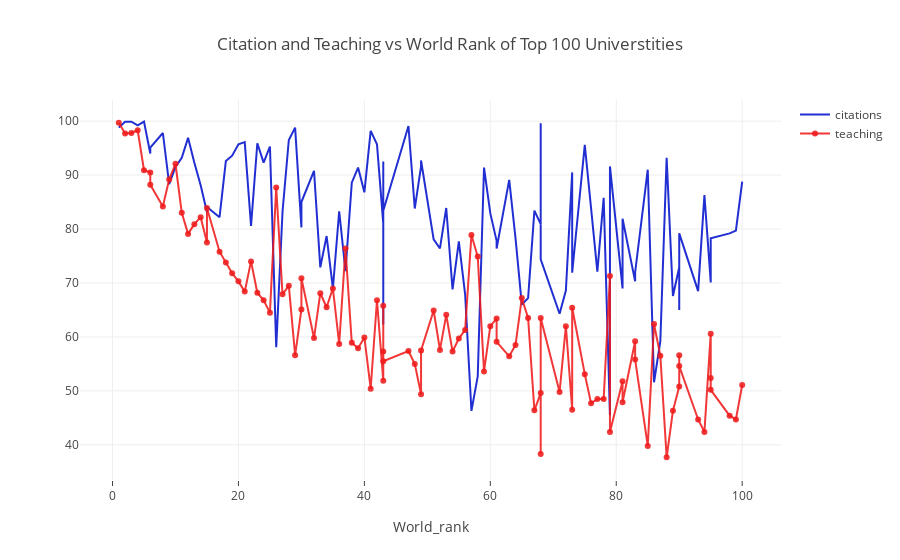

This figure's notebook cell:
### Markdown cell above
**Basic Scatter Plot**

### Code cell
#Modes are of 3 types:lines,markers,text.One combination of mode can be lines+markers
trace1=go.Scatter(x=df['world_rank'],y=df.citations,mode='lines',name='citations',
                  marker=dict(color='rgba(0,17,204,0.87)'),
                text=df.university_name )
trace2=go.Scatter(x=df['world_rank'],y=df.teaching,mode='lines+markers',name='teaching',
                 marker=dict(color='rgba(239, 26, 26, 0.87)'),
                text=df.university_name )
data=[trace1,trace2]
layout=dict(title='Citation and Teaching vs World Rank of Top 100 Universtities',
           xaxis=dict(title='World_rank',ticklen=5,zeroline=False))
fig=dict(data=data,layout=layout)
iplot(fig)

### Figure 1 — Plotly figure (JSON) as saved in the notebook; plotly's stock layout.template omitted (floating-point values rounded to 4 significant figures)
{"data": [{"marker": {"color": "rgba(0,17,204,0.87)"}, "mode": "lines", "name": "citations", "text": ["Harvard University", "California Institute of Technology", "Massachusetts Institute of Technology", "Stanford University", "Princeton University", "University of Cambridge", "University of Oxford", "University of California, Berkeley", "Imperial College London", "Yale University", "University of California, Los Angeles", "University of Chicago", "Johns Hopkins University", "Cornell University", "ETH Zurich – Swiss Federal Institute of Technology Zurich", "University of Michigan", "University of Toronto", "Columbia University", "University of Pennsylvania", "Carnegie Mellon University", "University of Hong Kong", "University College London", "University of Washington", "Duke University", "Northwestern University", "University of Tokyo", "Georgia Institute of Technology", "Pohang University of Science and Technology", "University of California, Santa Barbara", "University of British Columbia", "University of North Carolina at Chapel Hill", "University of California, San Diego", "University of Illinois at Urbana-Champaign", "National University of Singapore", "McGill University", "University of Melbourne", "Peking University", "Washington University in St Louis", "École Polytechnique", "University of Edinburgh", "Hong Kong University of Science and Technology", "École Normale Supérieure", "Australian National University", "Karolinska Institute", "University of Göttingen", "University of Wisconsin", "Rice University", "École Polytechnique Fédérale de Lausanne", "University of California, Irvine", "University of Science and Technology of China", "Vanderbilt University", "University of Minnesota", "Tufts University", "University of California, Davis", "Brown University", "University of Massachusetts", "Kyoto University", "Tsinghua University", "Boston University", "New York University", "Emory University", "LMU Munich", "University of Notre Dame", "University of Pittsburgh", "Case Western Reserve University", "Ohio State University", "University of Colorado Boulder", "University of Bristol", "University of California, Santa Cruz", "Yeshiva University", "University of Sydney", "University of Virginia", "University of Adelaide", "University of Southern California", "William & Mary", "Trinity College Dublin", "King’s College London", "Stony Brook University", "Korea Advanced Institute of Science and Technology (KAIST)", "University of Sussex", "The University of Queensland", "University of York", "Heidelberg University", "University of Utah", "Durham University", "London School of Economics and Political Science", "University of Manchester", "Royal Holloway, University of London", "Lund University", "University of Southampton", "University of Zurich", "Wake Forest University", "McMaster University", "University College Dublin", "George Washington University", "University of Arizona", "University of Basel", "University of Maryland, College Park", "Dartmouth College", "École Normale Supérieure de Lyon"], "type": "scatter", "uid": "ddc23bac-5cab-436a-88fb-f2b22cd6d309", "x": ["1", "2", "3", "4", "5", "6", "6", "8", "9", "10", "11", "12", "13", "14", "15", "15", "17", "18", "19", "20", "21", "22", "23", "24", "25", "26", "27", "28", "29", "30", "30", "32", "33", "34", "35", "36", "37", "38", "39", "40", "41", "42", "43", "43", "43", "43", "47", "48", "49", "49", "51", "52", "53", "54", "55", "56", "57", "58", "59", "60", "61", "61", "63", "64", "65", "66", "67", "68", "68", "68", "71", "72", "73", "73", "75", "76", "77", "78", "79", "79", "81", "81", "83", "83", "85", "86", "87", "88", "89", "90", "90", "90", "93", "94", "95", "95", "95", "98", "99", "100"], "y": [98.8, 99.9, 99.9, 99.2, 99.9, 94, 95.1, 97.8, 88.3, 91.5, 93.2, 96.9, 92.3, 88.1, 83.1, 84.1, 82.2, 92.6, 93.6, 95.7, 96.1, 80.6, 95.9, 92.3, 95.3, 58.1, 83.2, 96.5, 98.8, 80.3, 85, 90.8, 72.9, 78.7, 69, 83.3, 72.2, 88.6, 91.4, 86.8, 98.2, 95.7, 81, 62.3, 92.5, 83.4, 99.1, 83.8, 91.6, 92.7, 78.1, 76.4, 83.9, 68.8, 77.7, 67.9, 46.3, 52.7, 91.4, 82.9, 77.8, 76.4, 89.1, 78.3, 66, 67.2, 83.4, 80.9, 99.6, 74.4, 64.3, 68.6, 90.5, 71.9, 95.6, 84.4, 72.1, 85.8, 45.5, 91.6, 69, 81.9, 70.3, 72, 91, 51.6, 59.2, 93.2, 67.6, 72.9, 65, 79.2, 68.5, 86.3, 70.2, 70.1, 78.3, 79.2, 79.7, 88.8]}, {"marker": {"color": "rgba(239, 26, 26, 0.87)"}, "mode": "lines+markers", "name": "teaching", "text": ["Harvard University", "California Institute of Technology", "Massachusetts Institute of Technology", "Stanford University", "Princeton University", "University of Cambridge", "University of Oxford", "University of California, Berkeley", "Imperial College London", "Yale University", "University of California, Los Angeles", "University of Chicago", "Johns Hopkins University", "Cornell University", "ETH Zurich – Swiss Federal Institute of Technology Zurich", "University of Michigan", "University of Toronto", "Columbia University", "University of Pennsylvania", "Carnegie Mellon University", "University of Hong Kong", "University College London", "University of Washington", "Duke University", "Northwestern University", "University of Tokyo", "Georgia Institute of Technology", "Pohang University of Science and Technology", "University of California, Santa Barbara", "University of British Columbia", "University of North Carolina at Chapel Hill", "University of California, San Diego", "University of Illinois at Urbana-Champaign", "National University of Singapore", "McGill University", "University of Melbourne", "Peking University", "Washington University in St Louis", "École Polytechnique", "University of Edinburgh", "Hong Kong University of Science and Technology", "École Normale Supérieure", "Australian National University", "Karolinska Institute", "University of Göttingen", "University of Wisconsin", "Rice University", "École Polytechnique Fédérale de Lausanne", "University of California, Irvine", "University of Science and Technology of China", "Vanderbilt University", "University of Minnesota", "Tufts University", "University of California, Davis", "Brown University", "University of Massachusetts", "Kyoto University", "Tsinghua University", "Boston University", "New York University", "Emory University", "LMU Munich", "University of Notre Dame", "University of Pittsburgh", "Case Western Reserve University", "Ohio State University", "University of Colorado Boulder", "University of Bristol", "University of California, Santa Cruz", "Yeshiva University", "University of Sydney", "University of Virginia", "University of Adelaide", "University of Southern California", "William & Mary", "Trinity College Dublin", "King’s College London", "Stony Brook University", "Korea Advanced Institute of Science and Technology (KAIST)", "University of Sussex", "The University of Queensland", "University of York", "Heidelberg University", "University of Utah", "Durham University", "London School of Economics and Political Science", "University of Manchester", "Royal Holloway, University of London", "Lund University", "University of Southampton", "University of Zurich", "Wake Forest University", "McMaster University", "University College Dublin", "George Washington University", "University of Arizona", "University of Basel", "University of Maryland, College Park", "Dartmouth College", "École Normale Supérieure de Lyon"], "type": "scatter", "uid": "ca9372f1-b802-4fc0-b0a0-6360e2bfe1b0", "x": ["1", "2", "3", "4", "5", "6", "6", "8", "9", "10", "11", "12", "13", "14", "15", "15", "17", "18", "19", "20", "21", "22", "23", "24", "25", "26", "27", "28", "29", "30", "30", "32", "33", "34", "35", "36", "37", "38", "39", "40", "41", "42", "43", "43", "43", "43", "47", "48", "49", "49", "51", "52", "53", "54", "55", "56", "57", "58", "59", "60", "61", "61", "63", "64", "65", "66", "67", "68", "68", "68", "71", "72", "73", "73", "75", "76", "77", "78", "79", "79", "81", "81", "83", "83", "85", "86", "87", "88", "89", "90", "90", "90", "93", "94", "95", "95", "95", "98", "99", "100"], "y": [99.7, 97.7, 97.8, 98.3, 90.9, 90.5, 88.2, 84.2, 89.2, 92.1, 83, 79.1, 80.9, 82.2, 77.5, 83.9, 75.8, 73.8, 71.8, 70.3, 68.4, 74, 68.2, 66.8, 64.5, 87.7, 67.9, 69.5, 56.6, 65.1, 70.9, 59.8, 68.1, 65.5, 69, 58.7, 76.4, 58.9, 57.9, 59.9, 50.4, 66.8, 51.9, 65.8, 57.3, 55.5, 57.4, 55, 49.4, 57.5, 64.9, 57.6, 64.1, 57.3, 59.7, 61.3, 78.9, 74.9, 53.6, 62, 63.4, 59.1, 56.4, 58.5, 67.2, 63.5, 46.4, 49.6, 38.3, 63.5, 49.8, 62, 46.5, 65.4, 53.1, 47.7, 48.5, 48.5, 71.3, 42.4, 51.8, 47.9, 59.2, 55.8, 39.8, 62.4, 56.5, 37.7, 46.3, 50.8, 56.6, 54.6, 44.7, 42.4, 60.6, 52.4, 50.2, 45.4, 44.7, 51.1]}], "layout": {"title": "Citation and Teaching vs World Rank of Top 100 Universtities", "xaxis": {"ticklen": 5, "title": "World_rank", "zeroline": false}}}
